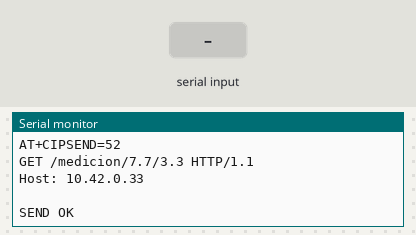
Bench run of a sketch on a simulated Arduino Uno, built with avr-gcc and run on an emulated ATmega328P. On the bench: the last lines printed to the serial monitor. The inputs (shaded band) are chosen by the test bench. The modem accepts every AT command (registered, SIM ready, sends succeed) and sends nothing else.

Above: at 11.7 s.
11.8 s: "1" received over the second serial link
At 12.5 s:
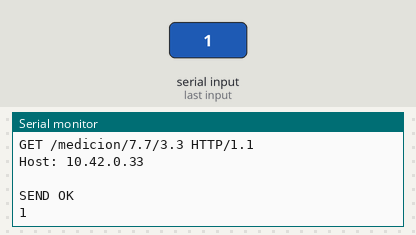
13.3 s: "0" received over the second serial link
At 13.6 s:
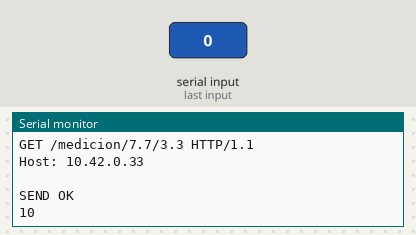

The sketch:

wifi.ino
```cpp
#include <SoftwareSerial.h>
#include <string.h>

SoftwareSerial wifiAntenna(2, 3);  //RX,TX

//  Try https://www.instructables.com/id/Arduino-Esp8266-Post-Data-to-Website/
//  Arduino pin 2 (RX) to ESP8266 TX
//  Arduino pin 3 to voltage divider then to ESP8266 RX
//  Connect GND from the Arduiono to GND on the ESP8266
//  Pull ESP8266 CH_PD HIGH

String ssid = "ADIP-DFMF";
String pass = "bhuq0e3z";
String host = "10.42.0.33";
String port = "80";

void resetAntenna(){
    wifiAntenna.println("AT+RST");
    delay(1000);
    if(wifiAntenna.find("OK"))
        Serial.println("Module Reset");
}


void connectWifi(){
    wifiAntenna.println("AT+CIPSTATUS");
    if(wifiAntenna.find("2")||wifiAntenna.find("3")||wifiAntenna.find("4"))
        Serial.println("Connected to " + ssid);
    else{
        String cmd = "AT+CWJAP_CUR=\"" + ssid + "\",\"" + pass + "\"";
        wifiAntenna.println(cmd);
        delay(4000);
        if(wifiAntenna.find("OK"))
            Serial.println("Connected to " + ssid);
        else{
            Serial.println("Error connecting to "+ ssid +". Retrying...");
            connectWifi();
        }
    }

}

int setTCPConnection(){
    wifiAntenna.println("AT+CIPSTATUS");
    if(wifiAntenna.find("3")){
        Serial.println("TCP Connection Established");
        return 1;
    }
    else{
        wifiAntenna.println("AT+CIPSTART=\"TCP\",\"" + host + "\"," + port );
        delay(250);
        if(wifiAntenna.find("OK")){ Serial.println("TCP Connection Established"); return 1;}
        else{ Serial.println("Error setting TCP Connection."); return 0; }
    }
}

int getResource(String resource){
    String request = "GET " + resource + " HTTP/1.1\r\nHost: " + host + "\r\n\r\n";
    int lengthRequest = request.length();
    String cmd = "AT+CIPSEND=";
    cmd.concat(lengthRequest);

    Serial.println("Sending:");
    Serial.println(cmd);
    Serial.println(request);
    wifiAntenna.println(cmd);
    delay(100);

    if(wifiAntenna.find(">")){
        wifiAntenna.println(request);
    }
    delay(1000);
}

void setup() {
    Serial.begin(9600);     // communication with the host computer
    //while (!Serial)   { ; }

    // Start the software serial for communication with the ESP8266
    wifiAntenna.begin(9600);

    Serial.println("");
    Serial.println("Remember to to set Both NL & CR in the serial monitor.");
    Serial.println("Ready");
    Serial.println("");
    resetAntenna();
    connectWifi();
    while(!setTCPConnection());

    getResource("/medicion/7.7/3.3");
}

void loop()
{
    // listen for communication from the ESP8266 and then write it to the serial monitor
    if ( wifiAntenna.available() )   {  Serial.write( wifiAntenna.read() );  }

    // listen for user input and send it to the ESP8266
    if ( Serial.available() )       {  wifiAntenna.write( Serial.read() );  }
}
```

Measured:
- after the input at 11.8 s, the serial monitor: prints a new line at once (image 1)
- after the input at 13.3 s, the serial monitor: prints a new line at once (image 2)
